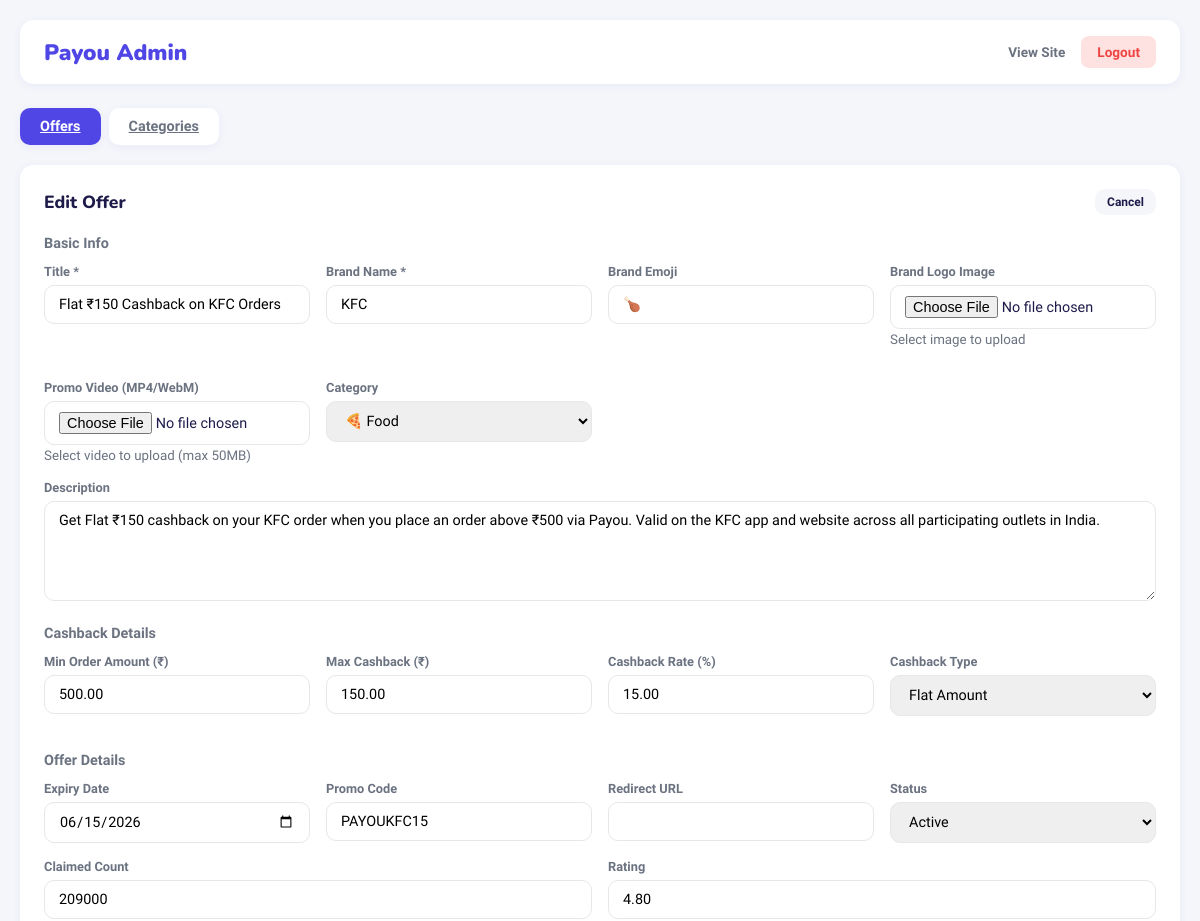
/admin.php?tab=offers&edit=1 (signed in, upper part), run on an earlier commit of the app's database.
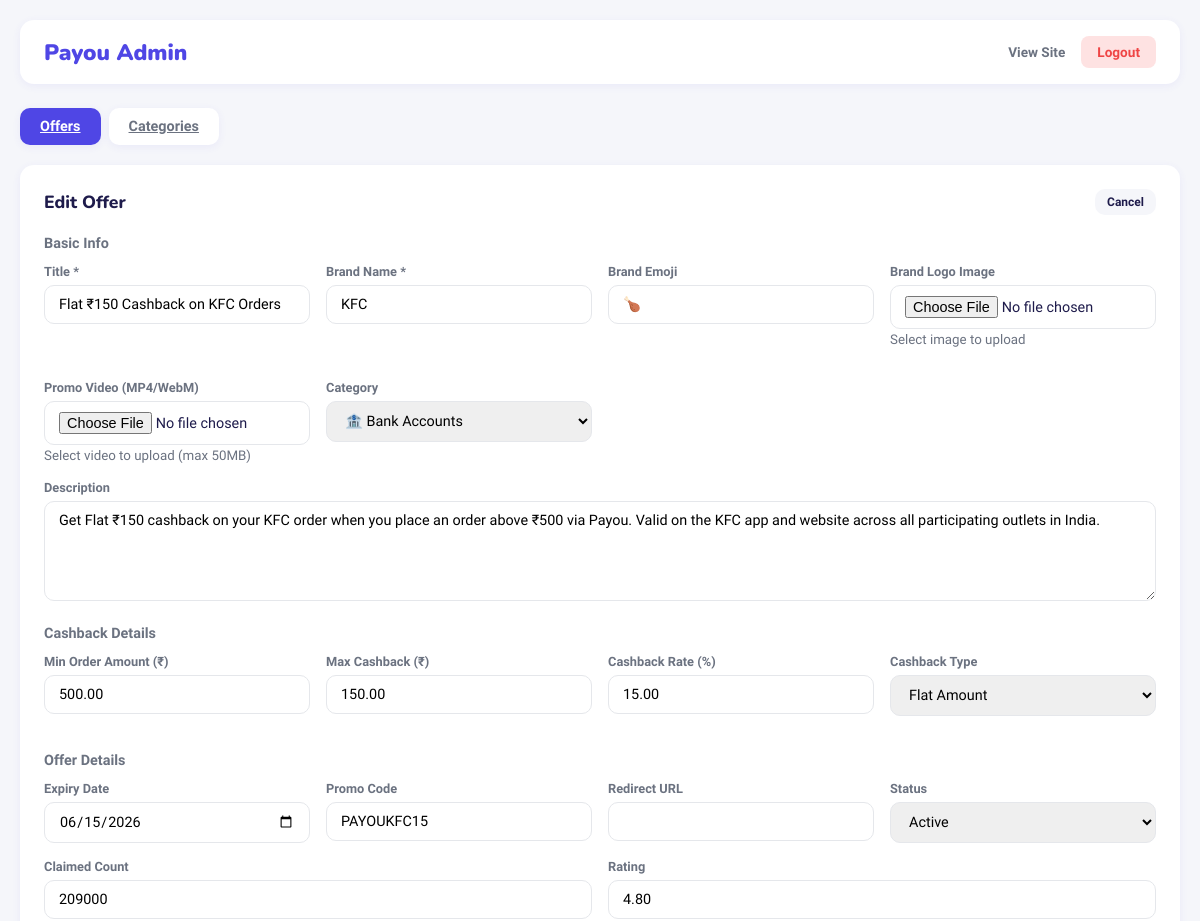
And on a later commit of the database.
### tables this page shows
CREATE TABLE IF NOT EXISTS offers (
    id INT AUTO_INCREMENT PRIMARY KEY,
    title VARCHAR(255) NOT NULL,
    description TEXT,
    brand_name VARCHAR(100),
    brand_emoji VARCHAR(10) DEFAULT '🎁',
    logo_image VARCHAR(255) DEFAULT '',
    video_file VARCHAR(255) DEFAULT '',
    category VARCHAR(50) DEFAULT 'General',
    min_order_amount DECIMAL(10,2) DEFAULT 0,
    max_cashback DECIMAL(10,2) DEFAULT 0,
    cashback_rate DECIMAL(5,2) DEFAULT 0,
    cashback_type ENUM('flat', 'percentage') DEFAULT 'flat',
    min_amount DECIMAL(10,2) DEFAULT 0,
    max_amount DECIMAL(10,2) DEFAULT 0,
    expiry_date DATE,
    promo_code VARCHAR(50),
    redirect_url VARCHAR(500),
    claimed_count INT DEFAULT 0,
    rating DECIMAL(3,2) DEFAULT 0,
    is_featured TINYINT(1) DEFAULT 0,
    is_verified TINYINT(1) DEFAULT 0,
    is_popular TINYINT(1) DEFAULT 0,
    status ENUM('active', 'expired', 'draft') DEFAULT 'active',
    created_at TIMESTAMP DEFAULT CURRENT_TIMESTAMP,
    updated_at TIMESTAMP DEFAULT CURRENT_TIMESTAMP ON UPDATE CURRENT_TIMESTAMP
);

CREATE TABLE IF NOT EXISTS categories (
    id INT AUTO_INCREMENT PRIMARY KEY,
    name VARCHAR(100) NOT NULL,
    emoji VARCHAR(10) DEFAULT '📌',
    sort_order INT DEFAULT 0
);

### admin.php (the view, shortened to what the changed rows need)
<?php
$message = '';
$message_type = '';
$is_logged_in = isset($_SESSION['admin_logged_in']) && $_SESSION['admin_logged_in'] === true;
$conn = getDB();
$cat_result = $conn->query("SELECT * FROM categories ORDER BY sort_order");
$offers_result = $conn->query("SELECT * FROM offers ORDER BY created_at DESC");
$edit_offer = null;
$is_new_offer = false;
if (isset($_GET['edit']) && $is_logged_in) {
    $edit_id = intval($_GET['edit']);
    if ($edit_id > 0) {
        $edit_result = $conn->query("SELECT * FROM offers WHERE id = $edit_id");
        $edit_offer = $edit_result->fetch_assoc();
        if ($edit_offer) {
            $steps_result = $conn->query("SELECT * FROM offer_steps WHERE offer_id = $edit_id ORDER BY step_number");
            $edit_offer['steps'] = $steps_result->fetch_all(MYSQLI_ASSOC);
            $terms_result = $conn->query("SELECT * FROM offer_terms WHERE offer_id = $edit_id ORDER BY sort_order");
            $edit_offer['terms'] = $terms_result->fetch_all(MYSQLI_ASSOC);
        }
    }
}
$active_tab = $_GET['tab'] ?? 'offers';
$edit_category = null;
$categories = [];
$cat_result = $conn->query("SELECT * FROM categories ORDER BY sort_order");
while ($row = $cat_result->fetch_assoc()) {
    $categories[] = $row;
}
?>
<!DOCTYPE html>
<html lang="en">
<head>
<link rel="stylesheet" href="https://cdn.hugeicons.com/font/hgi-stroke-rounded.css"/>
</head>
<body>
<?php if (!$is_logged_in): ?>
<div class="password-form">
  <div class="card">
    <h2 class="logo">Pay<span>ou</span> Admin</h2>
    <p>Enter password to access admin panel</p>
    <?php if ($message): ?>
    <div class="message <?php echo $message_type; ?>"><?php echo $message; ?></div>
    <?php endif; ?>
    <form method="post">
      <div class="form-group">
        <input type="password" name="password" placeholder="Enter password" required>
      </div>
      <button type="submit" class="btn btn-primary" style="width: 100%;">Login</button>
    </form>
    <a href="index.php" style="display: block; margin-top: 16px; color: var(--primary); text-decoration: none; font-size: 0.85rem;">← Back to Home</a>
  </div>
</div>
<?php else: ?>
<div class="container">
  <?php if ($active_tab === 'categories'): ?>
  <div class="card">
    <div style="display: flex; justify-content: space-between; align-items: center; margin-bottom: 16px;">
      <h2 class="card-title" style="margin: 0;">Manage Categories</h2>
      <a href="?tab=categories&edit_category=0" class="btn btn-primary btn-sm">+ Add Category</a>
    </div>
    <?php if ($edit_category !== null || (isset($_GET['edit_category']) && $_GET['edit_category'] == 0)): ?>
    <form method="post" style="background: var(--bg); padding: 20px; border-radius: 12px; margin-bottom: 20px;">
      <input type="hidden" name="category_id" value="<?php echo $edit_category['id'] ?? 0; ?>">
      <div style="display: grid; grid-template-columns: 1fr 1fr 1fr auto; gap: 12px; align-items: end;">
        <div class="form-group" style="margin: 0;">
          <label>Category Name</label>
          <input type="text" name="category_name" value="<?php echo htmlspecialchars($edit_category['name'] ?? ''); ?>" required>
        </div>
        <div class="form-group" style="margin: 0;">
          <label>Emoji</label>
          <input type="text" name="category_emoji" value="<?php echo htmlspecialchars($edit_category['emoji'] ?? '📁'); ?>" maxlength="10">
        </div>
        <div class="form-group" style="margin: 0;">
          <label>Sort Order</label>
          <input type="number" name="category_order" value="<?php echo $edit_category['sort_order'] ?? count($categories) + 1; ?>" min="1">
        </div>
        <button type="submit" name="save_category" class="btn btn-primary">Save</button>
      </div>
      <a href="admin.php?tab=categories" class="btn btn-secondary btn-sm" style="margin-top: 12px;">Cancel</a>
    </form>
    <?php endif; ?>
    <table class="offers-table">
      <thead>
        <tr>
          <th>Order</th>
          <th>Emoji</th>
          <th>Name</th>
          <th>Actions</th>
        </tr>
      </thead>
      <tbody>
        <?php foreach ($categories as $cat): ?>
        <tr>
          <td><?php echo $cat['sort_order']; ?></td>
          <td style="font-size: 1.5rem;"><?php echo htmlspecialchars($cat['emoji']); ?></td>
          <td><strong><?php echo htmlspecialchars($cat['name']); ?></strong></td>
          <td>
            <div class="action-btns">
              <a href="?tab=categories&edit_category=<?php echo $cat['id']; ?>" class="btn btn-secondary btn-sm">Edit</a>
              <form method="post" style="display:inline;" onsubmit="return confirm('Delete this category?');">
                <input type="hidden" name="category_id" value="<?php echo $cat['id']; ?>">
                <input type="hidden" name="tab" value="categories">
                <button type="submit" name="delete_category" class="btn btn-danger btn-sm">Delete</button>
              </form>
            </div>
          </td>
        </tr>
        <?php endforeach; ?>
      </tbody>
    </table>
  </div>
  <?php elseif ($edit_offer || $is_new_offer): ?>
  <div class="card">
    <div style="display: flex; justify-content: space-between; align-items: center; margin-bottom: 20px;">
      <h2 class="card-title" style="margin: 0;"><?php echo ($edit_offer && $edit_offer['id'] > 0) ? 'Edit Offer' : 'Add New Offer'; ?></h2>
      <a href="admin.php?tab=offers" class="btn btn-secondary btn-sm">Cancel</a>
    </div>
    <form method="post" enctype="multipart/form-data">
      <h3 style="font-size: 0.9rem; font-weight: 700; color: var(--text-sub); margin-bottom: 12px;">Basic Info</h3>
      <div class="form-grid">
        <div class="form-group">
          <label>Title *</label>
          <input type="text" name="title" value="<?php echo htmlspecialchars($edit_offer['title'] ?? ''); ?>" required>
        </div>
        <div class="form-group">
          <label>Brand Name *</label>
          <input type="text" name="brand_name" value="<?php echo htmlspecialchars($edit_offer['brand_name'] ?? ''); ?>" required>
        </div>
        <div class="form-group">
          <label>Brand Emoji</label>
          <input type="text" name="brand_emoji" value="<?php echo htmlspecialchars($edit_offer['brand_emoji'] ?? '🎁'); ?>" maxlength="10">
        </div>
        <div class="form-group">
          <label>Brand Logo Image</label>
          <input type="file" id="logo-input" accept="image/*" onchange="uploadFile(this, 'logo')">
          <small style="color: var(--text-sub);">Select image to upload</small>
        </div>
        <div class="form-group">
          <label>Promo Video (MP4/WebM)</label>
          <input type="file" id="video-input" accept="video/mp4,video/webm" onchange="uploadFile(this, 'video')">
          <small style="color: var(--text-sub);">Select video to upload (max 50MB)</small>
        </div>
        <div class="form-group">
          <label>Category</label>
          <select name="category">
            <?php foreach ($categories as $cat): ?>
            <option value="<?php echo $cat['name']; ?>" <?php echo (isset($edit_offer['category']) && $edit_offer['category'] === $cat['name']) ? 'selected' : ''; ?>>
              <?php echo $cat['emoji'] . ' ' . $cat['name']; ?>
            </option>
            <?php endforeach; ?>
          </select>
        </div>
      </div>
      <div class="form-group">
        <label>Description</label>
        <textarea name="description"><?php echo htmlspecialchars($edit_offer['description'] ?? ''); ?></textarea>
      </div>
      <h3 style="font-size: 0.9rem; font-weight: 700; color: var(--text-sub); margin: 20px 0 12px;">Cashback Details</h3>
      <div class="form-grid">
        <div class="form-group">
          <label>Min Order Amount (₹)</label>
          <input type="number" name="min_order_amount" value="<?php echo $edit_offer['min_order_amount'] ?? 0; ?>" min="0" step="1">
        </div>
        <div class="form-group">
          <label>Max Cashback (₹)</label>
          <input type="number" name="max_cashback" value="<?php echo $edit_offer['max_cashback'] ?? 0; ?>" min="0" step="1">
        </div>
        <div class="form-group">
          <label>Cashback Rate (%)</label>
          <input type="number" name="cashback_rate" value="<?php echo $edit_offer['cashback_rate'] ?? 0; ?>" min="0" max="100" step="0.1">
        </div>
        <div class="form-group">
          <label>Cashback Type</label>
          <select name="cashback_type">
            <option value="flat" <?php echo (isset($edit_offer['cashback_type']) && $edit_offer['cashback_type'] === 'flat') ? 'selected' : ''; ?>>Flat Amount</option>
          </select>
        </div>
      </div>
      <h3 style="font-size: 0.9rem; font-weight: 700; color: var(--text-sub); margin: 20px 0 12px;">Offer Details</h3>
      <div class="form-grid">
        <div class="form-group">
          <label>Expiry Date</label>
          <input type="date" name="expiry_date" value="<?php echo $edit_offer['expiry_date'] ?? ''; ?>">
        </div>
        <div class="form-group">
          <label>Promo Code</label>
          <input type="text" name="promo_code" value="<?php echo htmlspecialchars($edit_offer['promo_code'] ?? ''); ?>">
        </div>
        <div class="form-group">
          <label>Redirect URL</label>
          <input type="url" name="redirect_url" value="<?php echo htmlspecialchars($edit_offer['redirect_url'] ?? ''); ?>">
        </div>
        <div class="form-group">
          <label>Status</label>
          <select name="status">
            <option value="active" <?php echo (isset($edit_offer['status']) && $edit_offer['status'] === 'active') ? 'selected' : ''; ?>>Active</option>
          </select>
        </div>
      </div>
      <div class="form-grid">
        <div class="form-group">
          <label>Claimed Count</label>
          <input type="number" name="claimed_count" value="<?php echo $edit_offer['claimed_count'] ?? 0; ?>" min="0">
        </div>
        <div class="form-group">
          <label>Rating</label>
          <input type="number" name="rating" value="<?php echo $edit_offer['rating'] ?? 0; ?>" min="0" max="5" step="0.1">
        </div>
      </div>
    </form>
  </div>
  <?php endif; ?>
</div>
<?php endif; ?>
</body>
</html>

What changed in the data, as far as the page shows it:
changed through a linked row, offers "Flat ₹150 Cashback on KFC Orders": category "🍕 Food" → (not shown)
Also different on the page:
form field category: (not shown) → "🏦 Bank Accounts"
